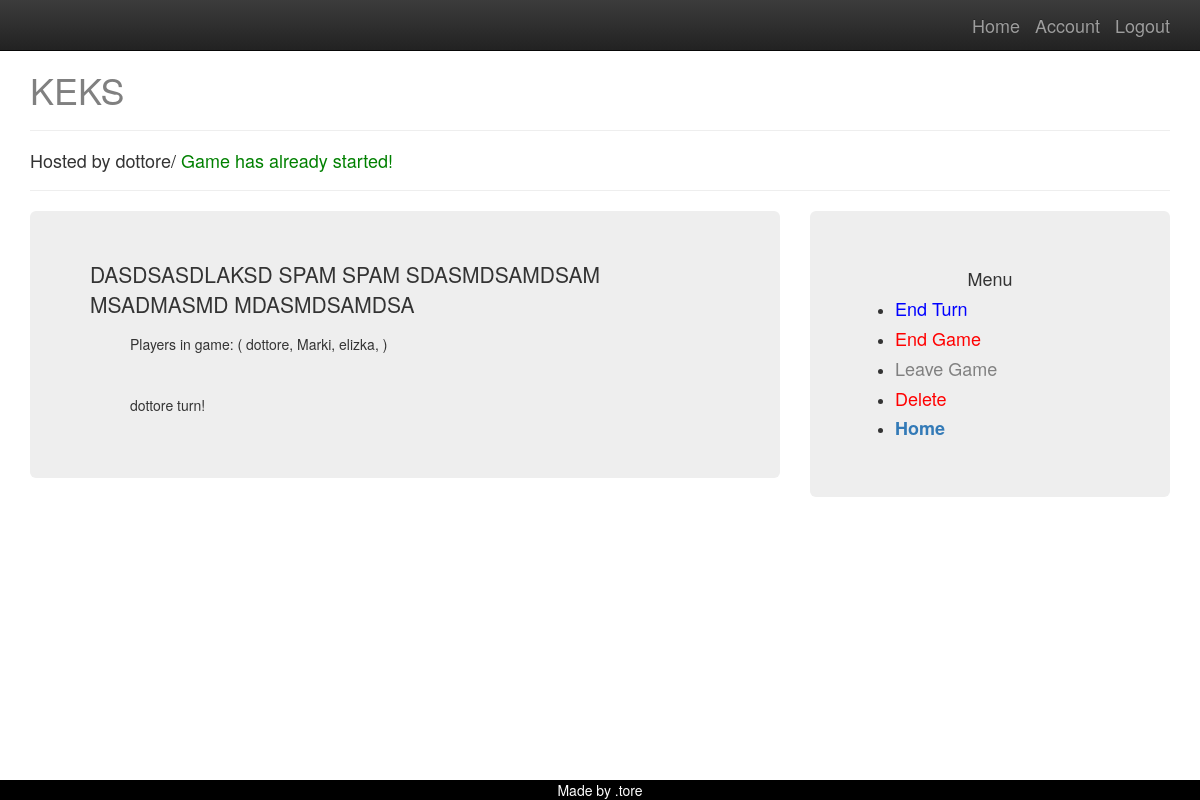
The page /game/2/ (signed in) on the database as committed earlier.
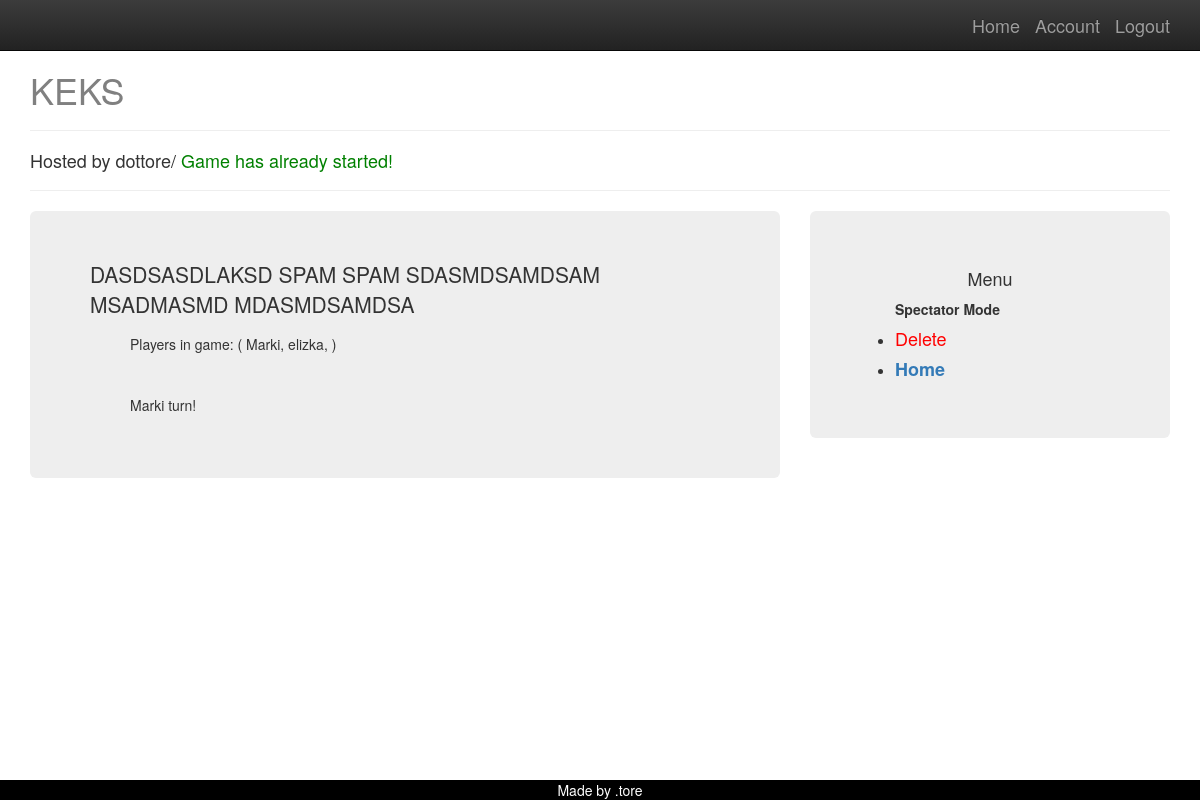
The same page on the database as committed later.
### player/models.py (models this page shows)
class Player(models.Model):
    name = models.ForeignKey(User,on_delete=models.CASCADE,related_name='player_name')
    parent= models.CharField(max_length = 10)
    nick = models.CharField(max_length=10 )
    in_game= models.BooleanField(default = False)
    description = models.TextField(max_length = 300, null = True)
    def __str__(self):
        return self.nick

### game/models.py (models this page shows, shortened)
class Game(models.Model):
    name = models.CharField(max_length=150)
    host = models.CharField(max_length=10)
    is_played = models.BooleanField(default = False)
    max_players = models.IntegerField(default=4)
    who_is_ready = models.ManyToManyField(Player, related_name="guys_ready", blank=True)
    who_is_playing = models.ManyToManyField(Player, related_name="guys_playing", blank=True)
    turn = models.IntegerField(default=1)
    turn_of_player = models.ForeignKey(Player, on_delete=models.CASCADE, related_name='czyja_tura', blank=True, null=True)
    @property
    def players_ready(self):
        return list(self.who_is_ready.all())
    @property
    def players_playing(self):
        return list(self.who_is_playing.all())

### game/views.py (the view)
# urls.py: path('<int:id>/', detail, name = 'detail'),
def detail(request, id):
    game = Game.objects.get(pk=id)
    player = Player.objects.get(parent=request.user.username)
    args = {'game': game, 'players_ready': game.players_ready, 'players_playing':game.players_playing,
            'player_in_game':player in game.players_playing}
    return render(request, 'game/detail.html', args)

### templates/game/detail.html (shortened to what this page needs)
{% extends 'base.html' %}
{% block content %}
<h1><span style ="color:grey">{{game.name}}</span></h1>
<hr>
<h4>Hosted by {{game.host}}/
 {% if game.is_played %}
    <span style= "color:green">Game has already started!</span>
    {% else %}
    <span style= "color:gray">Game hasn't started yet.</span>
    {% endif %}
</h4>
<hr>
<div class = 'row'>
    <div class = 'col-sm-8'>
    <div class = 'jumbotron'>
    <p>
        DASDSASDLAKSD SPAM SPAM SDASMDSAMDSAM  MSADMASMD MDASMDSAMDSA
        <ul>
            {% if game.is_played %}
                Players in game: (
                {% for player in players_playing %}
                {{player}},
                {% endfor %}
        )<hr>
             {{game.turn_of_player}} turn!
        {% endif %}
    </ul>
    </p>
    </div>
    </div>
<div class = "col-sm-4">
    <div class = 'jumbotron'>
        <div class = 'row'><h4 style="text-align:center">Menu</h4>
        <ul>
            {% if player_in_game %}
            <li><h4><a href ="{% url 'game_end_turn' game.id%}"><span style ="color:blue; text-align:center;">End Turn</span></a></h4></li>
            <li><h4><a href ="{% url 'game_end' game.id%}"><span style ="color:red; text-align:center;">End Game</span></a></h4></li>
            <li><h4><a href ="{% url 'game_leave' game.id%}"><span style ="color:gray; text-align:center;">Leave Game</span></a></h4></li>
            {% elif  game.is_played %}
            <strong>Spectator Mode</strong>
                {% else %}
                <li><h4><a href ="{% url 'game_start' game.id%}"><span style ="color:gray; text-align:center;">Start Game</span></a></h4></li>
                <li><h4><a href ="{% url 'player_ready' game.id%}"><span style ="color:green; text-align:center;">Ready</span></a></h4></li>
                {% endif %}
            {% if user.username == game.host %}
            <li><h4><a href ="{% url 'delete_gam' game.id%}"><span style ="color:red; text-align:center;">Delete</span></a></h4></li>
            {% endif %}
            <li><h4><a href ="{% url 'home' 'pusty'%}"><strong>Home</strong></a></h4></li>
        </ul>
    </div>
        </div>
</div>
{% endblock %}

Rows that differ between the two databases and show on the page:
no longer on this page (row edited): Player: nick "dottore"
changed Game "KEKS": turn_of_player "dottore" → "Marki"
Other text that changed with them:
text no longer shown: "End Turn End Game Leave Game"
text now shown: "Spectator Mode"
